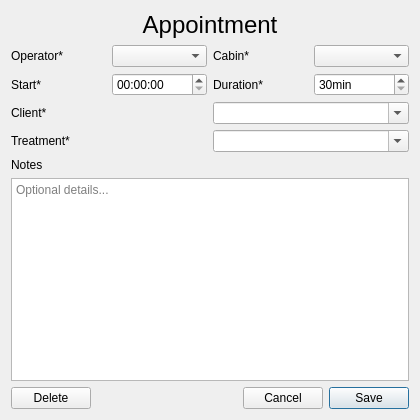
<?xml version="1.0" encoding="UTF-8"?>
<ui version="4.0">
    <class>appointment_dialog</class>
    <widget class="QDialog" name="appointment_dialog">
        <property name="geometry">
            <rect>
                <x>0</x>
                <y>0</y>
                <width>420</width>
                <height>420</height>
            </rect>
        </property>
        <property name="windowTitle">
            <string>Edit appointment</string>
        </property>
        <layout class="QGridLayout" name="grid_layout">
            <item row="0" column="0">
                <layout class="QVBoxLayout" name="vertical_layout">
                    <item>
                        <widget class="QLabel" name="title_label">
                            <property name="font">
                                <font>
                                    <pointsize>18</pointsize>
                                </font>
                            </property>
                            <property name="text">
                                <string>Appointment</string>
                            </property>
                            <property name="alignment">
                                <set>Qt::AlignmentFlag::AlignCenter</set>
                            </property>
                            <property name="role" stdset="0">
                                <string notr="true">heading</string>
                            </property>
                        </widget>
                    </item>
                    <item>
                        <layout class="QHBoxLayout" name="top_layout">
                            <item>
                                <widget class="QLabel" name="operator_label">
                                    <property name="text">
                                        <string>Operator*</string>
                                    </property>
                                </widget>
                            </item>
                            <item>
                                <widget class="QComboBox" name="operators_ckb">
                                    <property name="cursor">
                                        <cursorShape>PointingHandCursor</cursorShape>
                                    </property>
                                </widget>
                            </item>
                            <item>
                                <widget class="QLabel" name="cabin_label">
                                    <property name="text">
                                        <string>Cabin*</string>
                                    </property>
                                </widget>
                            </item>
                            <item>
                                <widget class="QComboBox" name="cabins_ckb">
                                    <property name="cursor">
                                        <cursorShape>PointingHandCursor</cursorShape>
                                    </property>
                                </widget>
                            </item>
                        </layout>
                    </item>
                    <item>
                        <layout class="QHBoxLayout" name="time_layout">
                            <item>
                                <widget class="QLabel" name="start_label">
                                    <property name="text">
                                        <string>Start*</string>
                                    </property>
                                </widget>
                            </item>
                            <item>
                                <widget class="QTimeEdit" name="start_tedit">
                                    <property name="cursor">
                                        <cursorShape>PointingHandCursor</cursorShape>
                                    </property>
                                </widget>
                            </item>
                            <item>
                                <widget class="QLabel" name="duration_label">
                                    <property name="text">
                                        <string>Duration*</string>
                                    </property>
                                </widget>
                            </item>
                            <item>
                                <widget class="QSpinBox" name="duration_spinb">
                                    <property name="cursor">
                                        <cursorShape>PointingHandCursor</cursorShape>
                                    </property>
                                    <property name="suffix">
                                        <string>min</string>
                                    </property>
                                    <property name="minimum">
                                        <number>30</number>
                                    </property>
                                    <property name="maximum">
                                        <number>900</number>
                                    </property>
                                    <property name="singleStep">
                                        <number>1</number>
                                    </property>
                                </widget>
                            </item>
                        </layout>
                    </item>
                    <item>
                        <layout class="QHBoxLayout" name="client_layout">
                            <item>
                                <widget class="QLabel" name="client_label">
                                    <property name="text">
                                        <string>Client*</string>
                                    </property>
                                </widget>
                            </item>
                            <item>
                                <widget class="QComboBox" name="clients_ckb">
                                    <property name="cursor">
                                        <cursorShape>PointingHandCursor</cursorShape>
                                    </property>
                                    <property name="editable">
                                        <bool>true</bool>
                                    </property>
                                </widget>
                            </item>
                        </layout>
                    </item>
                    <item>
                        <layout class="QHBoxLayout" name="treatment_layout">
                            <item>
                                <widget class="QLabel" name="treatment_label">
                                    <property name="text">
                                        <string>Treatment*</string>
                                    </property>
                                </widget>
                            </item>
                            <item>
                                <widget class="QComboBox" name="treatments_ckb">
                                    <property name="cursor">
                                        <cursorShape>PointingHandCursor</cursorShape>
                                    </property>
                                    <property name="editable">
                                        <bool>true</bool>
                                    </property>
                                </widget>
                            </item>
                        </layout>
                    </item>
                    <item>
                        <widget class="QLabel" name="notes_label">
                            <property name="text">
                                <string>Notes</string>
                            </property>
                        </widget>
                    </item>
                    <item>
                        <widget class="QTextEdit" name="notes_txtedit">
                            <property name="cursor" stdset="0">
                                <cursorShape>IBeamCursor</cursorShape>
                            </property>
                            <property name="tabChangesFocus">
                                <bool>true</bool>
                            </property>
                            <property name="placeholderText">
                                <string>Optional details...</string>
                            </property>
                        </widget>
                    </item>
                    <item>
                        <layout class="QHBoxLayout" name="buttons_layout">
                            <item>
                                <widget class="QPushButton" name="delete_pbtn">
                                    <property name="cursor">
                                        <cursorShape>PointingHandCursor</cursorShape>
                                    </property>
                                    <property name="toolTip">
                                        <string>Delete this appointment</string>
                                    </property>
                                    <property name="text">
                                        <string>Delete</string>
                                    </property>
                                </widget>
                            </item>
                            <item>
                                <spacer name="horizontal_spacer">
                                    <property name="orientation">
                                        <enum>Qt::Orientation::Horizontal</enum>
                                    </property>
                                    <property name="sizeHint" stdset="0">
                                        <size>
                                            <width>0</width>
                                            <height>0</height>
                                        </size>
                                    </property>
                                </spacer>
                            </item>
                            <item>
                                <widget class="QPushButton" name="cancel_pbtn">
                                    <property name="cursor">
                                        <cursorShape>PointingHandCursor</cursorShape>
                                    </property>
                                    <property name="text">
                                        <string>Cancel</string>
                                    </property>
                                </widget>
                            </item>
                            <item>
                                <widget class="QPushButton" name="save_pbtn">
                                    <property name="cursor">
                                        <cursorShape>PointingHandCursor</cursorShape>
                                    </property>
                                    <property name="text">
                                        <string>Save</string>
                                    </property>
                                    <property name="default">
                                        <bool>true</bool>
                                    </property>
                                </widget>
                            </item>
                        </layout>
                    </item>
                </layout>
            </item>
        </layout>
    </widget>
    <resources/>
    <connections/>
</ui>
